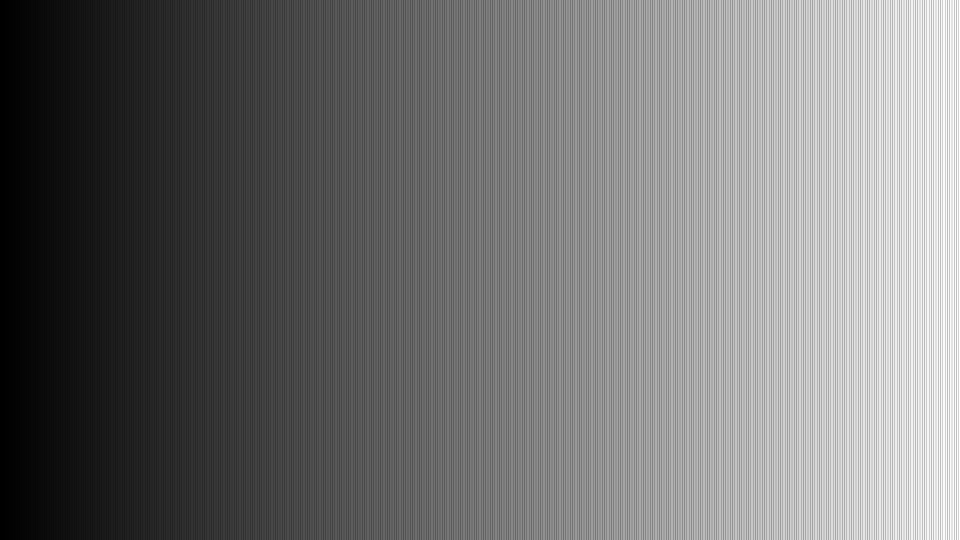
Frame 1 (no input)
Frame 60 (the mouse pressed at the canvas centre just before this capture): identical to frame 1, image omitted
Frame 120 (the mouse held since frame 60 and released just before this capture): identical to frame 1, image omitted

The Processing sketch that drew this single still picture (run headless with seeded random() and noise(); from frame 60 on, the mouse is pressed at the canvas centre):

// Processing sketch: sketch_xxx_PGraphics_painttool
// ── sketch_xxx_PGraphics_painttool.pde
PGraphics canvas;
float num = 540; 
void setup() {
  size(960, 540);
  colorMode(HSB, 360, 100, 100);
  smooth();
  canvas = createGraphics(width, height);
  canvas.beginDraw();
  canvas.colorMode(HSB, 360, 100, 100);
  canvas.smooth();
  canvas.endDraw();
}

void draw() {
  background(0, 0, 0);
  noStroke();
  for (float i=0; i<num; i++) {
    fill(0, 0, i*100/num);
    rect(width* i/num, 0, width/num, height);
  }
  image(canvas, 0, 0);
}

void mouseDragged() {
  if (mouseButton == LEFT) { 
    drawFunction();
  } else { 
    noFill(); 
    stroke(120, 80, 100);
    strokeWeight(3);
    ellipse(mouseX, mouseY, 50, 50); 
    eraseFunction();
  }
}

void drawFunction() {
  canvas.beginDraw();
  canvas.stroke(0, 100, 100);
  canvas.strokeWeight(15);
  canvas.line(mouseX, mouseY, pmouseX, pmouseY);
  canvas.endDraw();
}

void eraseFunction() {
  color c = color(0, 0, 0, 0);
  canvas.beginDraw();
  canvas.loadPixels();
  for (int x=0; x<canvas.width; x++) {
    for (int y=0; y<canvas.height; y++ ) {
      float distance = dist(x, y, mouseX, mouseY);
      if (distance <= 25) {
        int loc = x + y*canvas.width;
        canvas.pixels[loc] = c;
      }
    }
  }
  canvas.updatePixels();
  canvas.endDraw();
}
